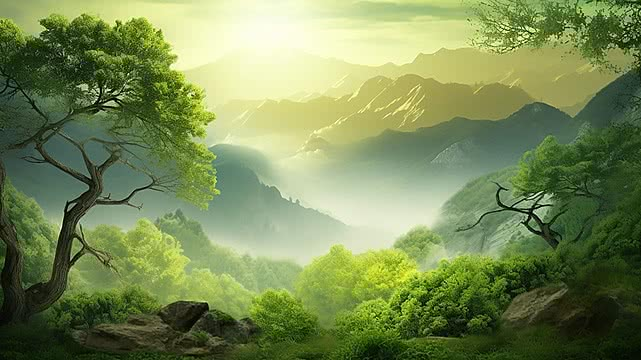
#> input picture 04-02-2026/img1.jpg, 641 x 360 px; the run also reads 1 picture not shown here
$ python app.py
#> lines starting #> are read from the running program, lines starting #| are printed output that depends on the picture
import multiprocessing
from PIL import Image

# defining resize function
def resize_image(image_path,output_path,size=(300,300)):
    img=Image.open(image_path)
    img=img.resize(size)
    img.save(output_path)
    print(f"{image_path} resized")

if __name__=="__main__":
    images=['img1.jpg','img2.webp','img3.jpg']
    outputs=['resize1.jpg','resize2.webp','resize3.jpg']

    # creating processes list
    processes=[]

    # looping through the images
    for i in range(len(images)):
        # creating process
        process=multiprocessing.Process(target=resize_image,args=(images[i],outputs[i]))
        processes.append(process)
        # starting process
        process.start()
#> this loop made 3 passes
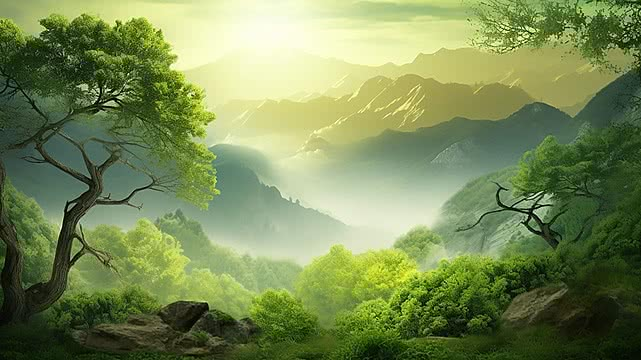
#> input picture 04-02-2026/img1.jpg, 641 x 360 px
#> pass 1, in resize_image, `img=img.resize(size)`:
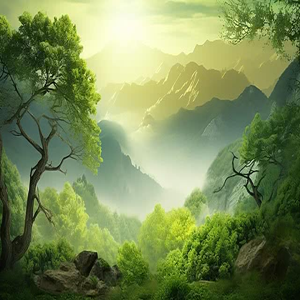
#> img: PIL image 300x300 RGB; mean R, G, B 120.7, 138.5, 86
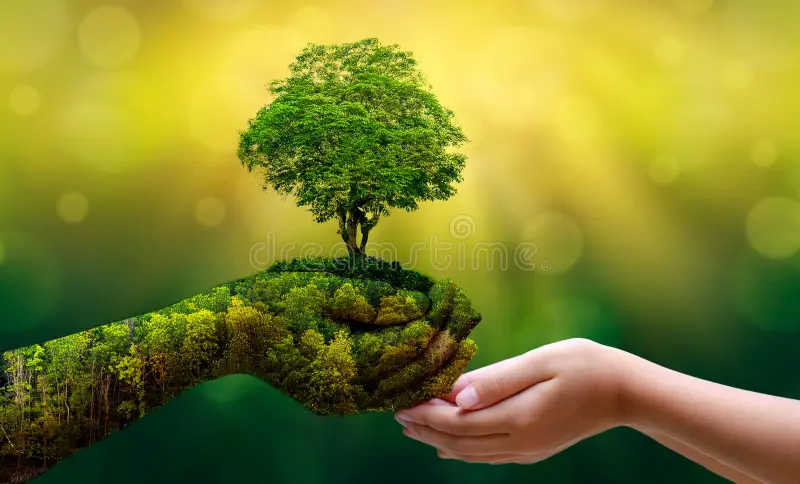
#> input picture 04-02-2026/img2.webp, 800 x 484 px
#> pass 2, in resize_image (call 2), `img=img.resize(size)`:
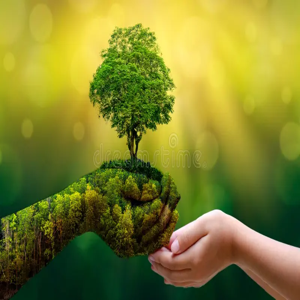
#> img: PIL image 300x300 RGB; mean R, G, B 128.3, 130, 45.3
#> pass 3, in resize_image (call 3), `img=Image.open(image_path)`:
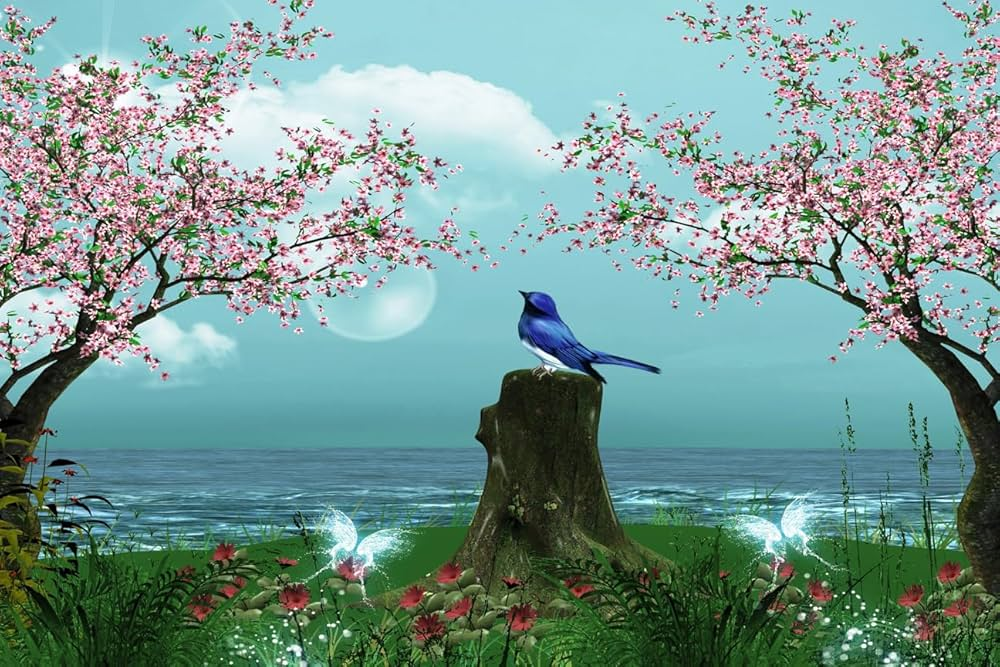
#> img: PIL image 1000x667 RGB; mean R, G, B 119.4, 151.4, 145.8
#> pass 3, in resize_image (call 3), `img=img.resize(size)`:
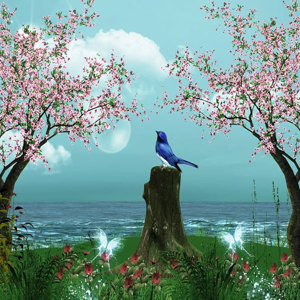
#> img: PIL image 300x300 RGB; mean R, G, B 119.4, 151.4, 145.8

    for p in processes:
        # waiting for process to complete
        process.join()
